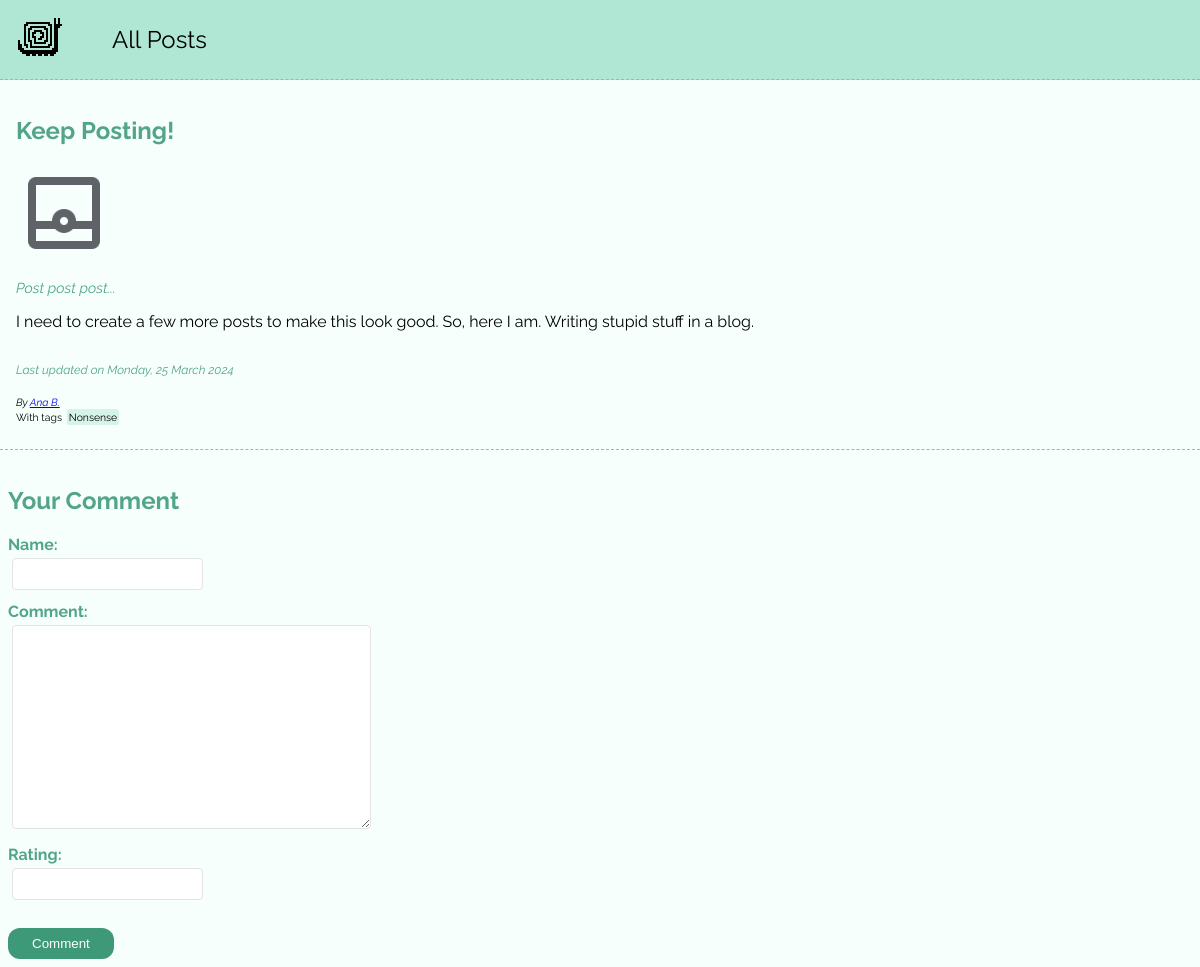
The app's page /posts/keep-posting with its own data.
### blog/models.py (models this page shows, shortened)
class Post(models.Model):
    title = models.CharField(max_length=200, blank=False)
    author = models.ForeignKey(Author, on_delete=models.SET_NULL, null=True, related_name="posts")
    date = models.DateField(auto_now=False, blank=False)
    slug = models.SlugField(unique=True)
    image = models.ImageField(upload_to='images', default="default.png")
    excerpt = models.CharField(max_length=500,blank=True)
    content = models.TextField(blank=False)
    tags = models.ManyToManyField(Tag, blank=True)
    def tags_as_list(self):
        return self.tags.all()
    def has_tags(self):
        return len(self.tags_as_list()) > 0

class Author(models.Model):
    first_name = models.CharField(max_length=200, blank=False)
    last_name = models.CharField(max_length=200, blank=False)
    email_address = models.EmailField(blank=True)
    def full_name(self):
        return f"{self.first_name} {self.last_name}"

class Tag(models.Model):
    caption = models.CharField(max_length=100, blank=False)

### blog/views.py (the view, shortened to what this page needs)
# urls.py: path('posts/<slug:slug>', views.PostView.as_view(), name='post')
class PostView(View):
    def get(self, request, slug):
        post = Post.objects.get(slug=slug)
        return render(request, 'blog/post.html', {
            'comment_form': CommentForm(),
            'post': post,
            'post_tags': post.tags.all()
        })

### blog/forms.py
class CommentForm(forms.ModelForm):
    class Meta:
        model = Comment
        fields = ['name', 'content', 'rating']
        labels = {
            'content': 'Comment',
            'name': 'Name',
            'rating': 'Rating'
        }

### blog/templates/blog/post.html (shortened to what this page needs)
{% extends 'base.html' %}
{% load static %}
{% block style_links %}
    <link rel="stylesheet" href="{% static 'blog/styles/index.css' %}" />
{% endblock %}
{% block content %}
    <section class="full-post">
        <h1>{{ post.title }}</h1>
        <img class="post-avatar" src="{{ post.image.url }}" alt="{{ post.title }}"/>
        <p class="excerpt">{{ post.excerpt }}</p>
        <p>{{ post.content }}</p>
        <div class="post-time">Last updated on <time>{{ post.date|date:"l, d F Y" }}</time></div>
        <br>
        <address class="post-preview-address">
            By <a href="mailto:{{ post.author.email_address }}">{{ post.author.full_name }}</a>
        </address>
        {% if post.has_tags %}
            <div class="post-tags">With tags {% for tag in post.tags_as_list %} <span class="tag-span"> {{ tag.caption }} </span> {% endfor %}</div>
        {% endif %}
    </section>
    <hr>
    <section class="comment-section">
        <h2>Your Comment</h2>
        <form action="{% url 'post' post.slug %}" method="POST">
            {% for field in comment_form %}
                <div class="form-control {% if field.errors %}errors{% endif %}">
                    {{ field.label_tag }}
                    {{ field }}
                </div>
            {% endfor %}
            <button>Comment</button>
        </form>
    </section>
{% endblock %}

### static/styles/base.css (style rules this page uses)
* { box-sizing: border-box; }
html { font-family: "Raleway", sans-serif; }
body { margin: 0; background-color: #fff; }
h1, h2, h3 { color: #53a58a; }

### blog/static/blog/styles/index.css (style rules this page uses)
body { background-color: #f6fffc; }
hr { border: 0px; border-bottom: 1px dashed #1a58446b; }
.post-time { margin-top: 2rem; font-size: 0.75rem; font-style: italic; color: #53a58a; }
.full-post { padding: 1rem; }
.excerpt { font-style: italic; font-size: 0.9rem; color: #53a58a; }
.post-avatar { width: 6rem; height: 6rem; }
.post-preview-address { font-size: 0.65rem; font-style: bold; }
.post-tags { padding: 0.25em 0; font-size: 0.65rem; }
button { cursor: pointer; padding: 0.5rem 1.5rem; margin-top: 1rem; border-radius: 12px; background-color: #3e9979; color: #fff; border: 0px; }
.form-control { margin-bottom: 0.5rem; }
.form-control input, .form-control textarea { font: inherit; border: #e3e3e3 solid 1px; padding: 0.35rem; border-radius: 0.25rem; margin: 0.25rem; }
.form-control label { font-weight: bold; display: block; color: #53a58a; }
.comment-section { padding: 0.5rem; }
span.tag-span { background-color: #b0e6d477; padding: 0.2em; margin: 0 0.2em; border-radius: 0.3em; }

### records on screen
Post: title "Keep Posting!", image (picture), excerpt "Post post post...", content "I need to create a few more posts to make this look good. So, here I am. Writing stupid stuff in a blog.", date "Monday, 25 March 2024", author.full_name "Ana B."
Tag: caption "Nonsense"

### other values on screen
{{ field.label_tag }} "Name:" "Comment:" "Rating:"
